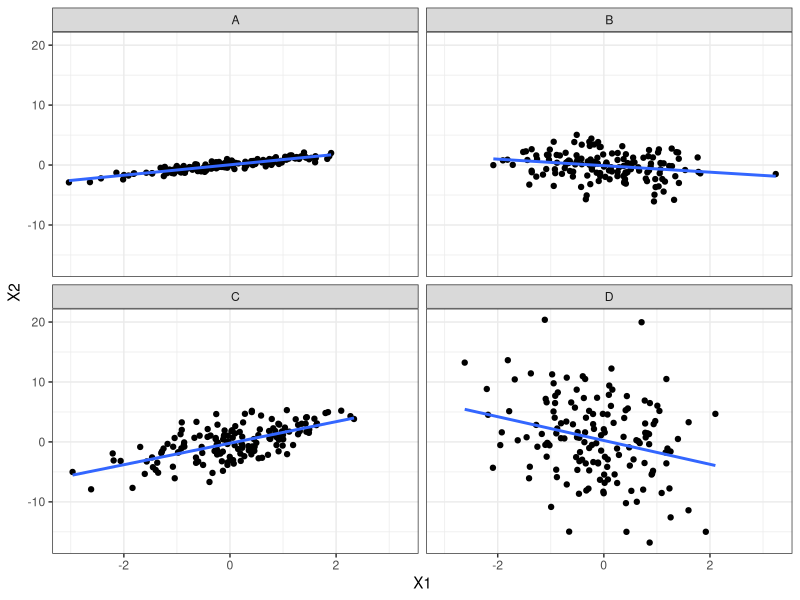
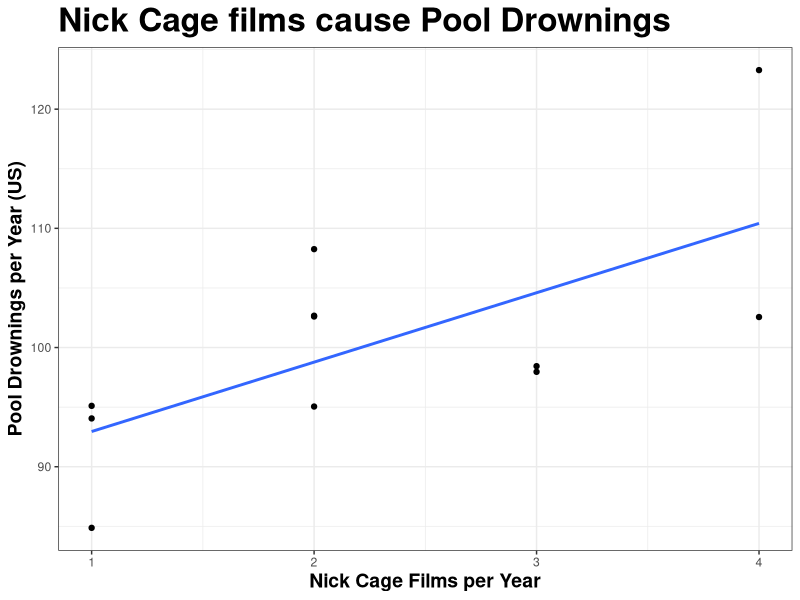
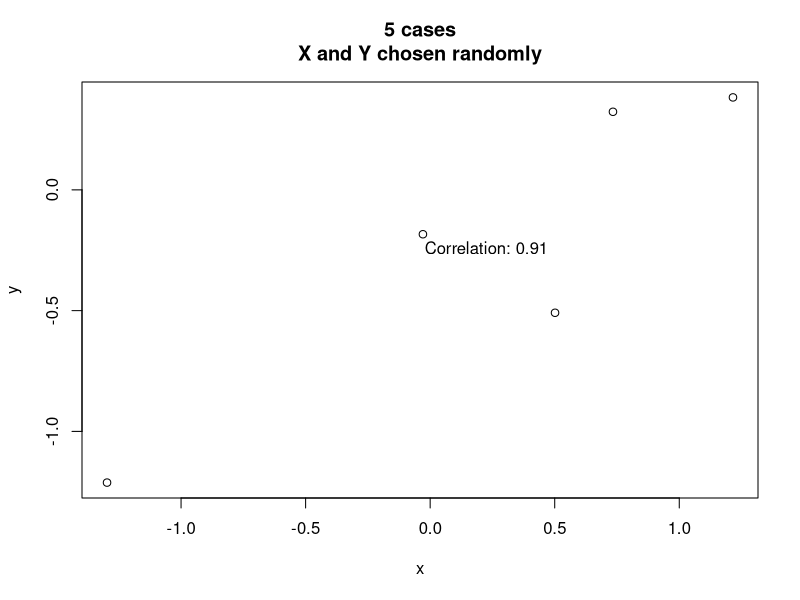
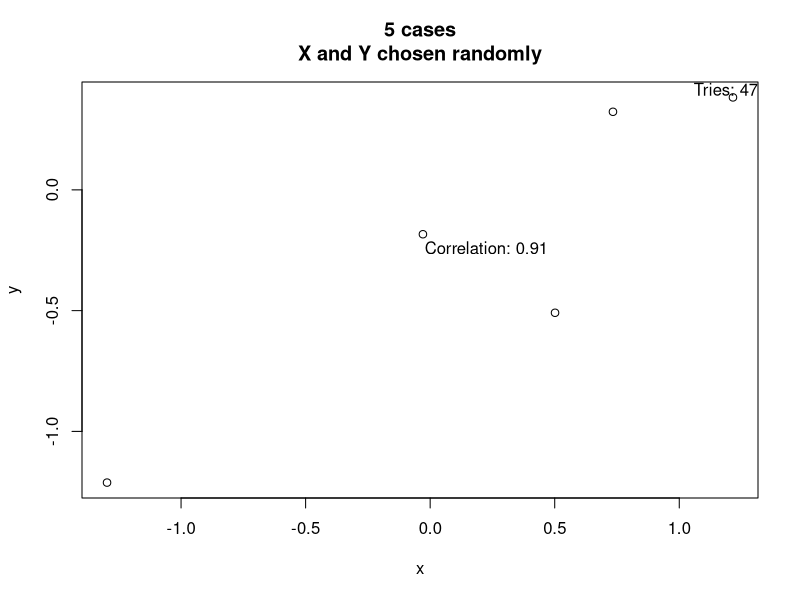
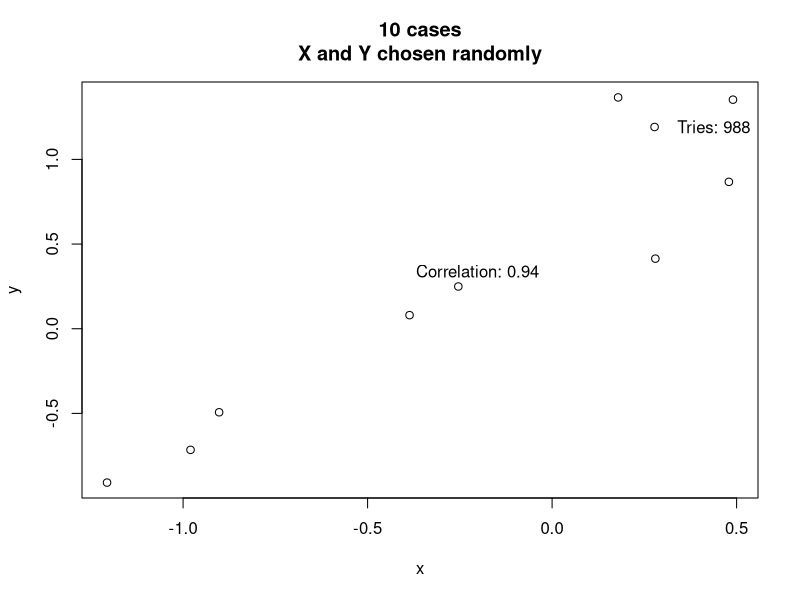
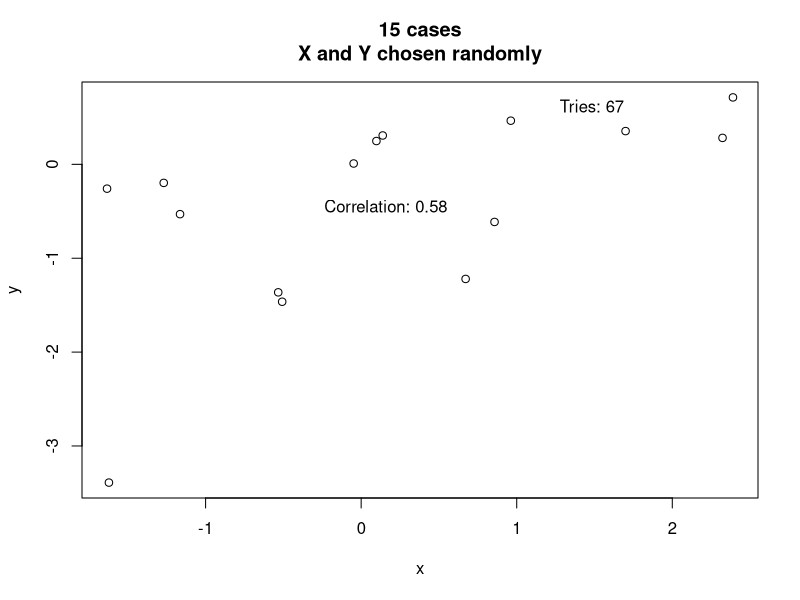

These charts were generated, in order, by the following R code:
## ---- chunk 1
knitr::opts_chunk$set(echo = FALSE)
require(haven)
require(data.table)
require(ggplot2)
require(magrittr)
## ---- chunk 2
require(MASS)
require(ggplot2)
a1 = mvrnorm(150, mu = c(0,0), Sigma = matrix(c(1,0.9,0.9,1), byrow = T, ncol = 2))
a2 = mvrnorm(150, mu = c(0,0), Sigma = matrix(c(1,0.30,.3,1), byrow = T, ncol = 2))
a3 = mvrnorm(150, mu = c(0,0), Sigma = matrix(c(1,0.6,0.6,1), byrow = T, ncol = 2))
a4 = mvrnorm(150, mu = c(0,0), Sigma = matrix(c(1,0.3,0.3,1), byrow = T, ncol = 2))
a2[,2] = a2[,2] * -2
a3[,2] = a3[,2] * 3
a4[,2] = a4[,2] * -6

plot_data = data.frame(rbind(a1,a2,a3,a4), X3 = rep(LETTERS[1:4], c(150,150,150,150)))

ggplot(plot_data, aes(x = X1, y = X2)) + geom_point() + geom_smooth(method = 'lm', se = F) + facet_wrap(~ X3, nrow = 2, ncol = 2) + theme_bw()
## ---- chunk 3
cage_data = data.frame(cage_films = c(2,2,2,3,1,1,2,3,4,1,4),
                       pool_deaths = c(109, 102, 102, 98, 85, 95, 96, 98, 123, 94, 102))
require(ggplot2)
ggplot(cage_data, aes(x =cage_films, y = pool_deaths)) + 
  geom_point(position = position_jitter(w = 0, h = 1)) + 
  geom_smooth(method = 'lm', fullrange = T, se = F) +
  theme_bw() +
  ggtitle("Nick Cage films cause Pool Drownings") +
  xlab("Nick Cage Films per Year") + 
  ylab("Pool Drownings per Year (US)") + 
  theme(plot.title = element_text(size = 24, face = "bold"),
        axis.title=element_text(size=14,face="bold"))
## ---- chunk 4
c= 0
counter = 0
while (c < 0.9) {
  x = rnorm(5)
  y = rnorm(5)
  c = cor(x,y)
  counter = counter + 1
}

plot(x,y, main = "5 cases\nX and Y chosen randomly")
text(mean(x), mean(y), labels = paste0("Correlation: ", round(c, 2)), adj = 0.5)

## ---- chunk 5
plot(x,y, main = "5 cases\nX and Y chosen randomly")
text(mean(x), mean(y), labels = paste0("Correlation: ", round(c, 2)), adj = 0.5)
text(mean(x) + sd(x),mean(y) + sd(y), labels = paste0("Tries: ", counter), adj = 0.5)
## ---- chunk 6
c= 0
counter = 0
while (c < 0.9) {
  x = rnorm(10)
  y = rnorm(10)
  c = cor(x,y)
  counter = counter + 1
}

plot(x,y, main = "10 cases\nX and Y chosen randomly")
text(mean(x), mean(y), labels = paste0("Correlation: ", round(c, 2)), adj = 0.5)
text(mean(x) + sd(x),mean(y) + sd(y), labels = paste0("Tries: ", counter), adj = 0.5)
## ---- chunk 7
c= 0
counter = 0
while (c < 0.45) {
  x = rnorm(15)
  y = rnorm(15)
  c = cor(x,y)
  counter = counter + 1
}

plot(x,y, main = "15 cases\nX and Y chosen randomly")
text(mean(x), mean(y), labels = paste0("Correlation: ", round(c, 2)), adj = 0.5)
text(mean(x) + sd(x),mean(y) + sd(y), labels = paste0("Tries: ", counter), adj = 0.5)
